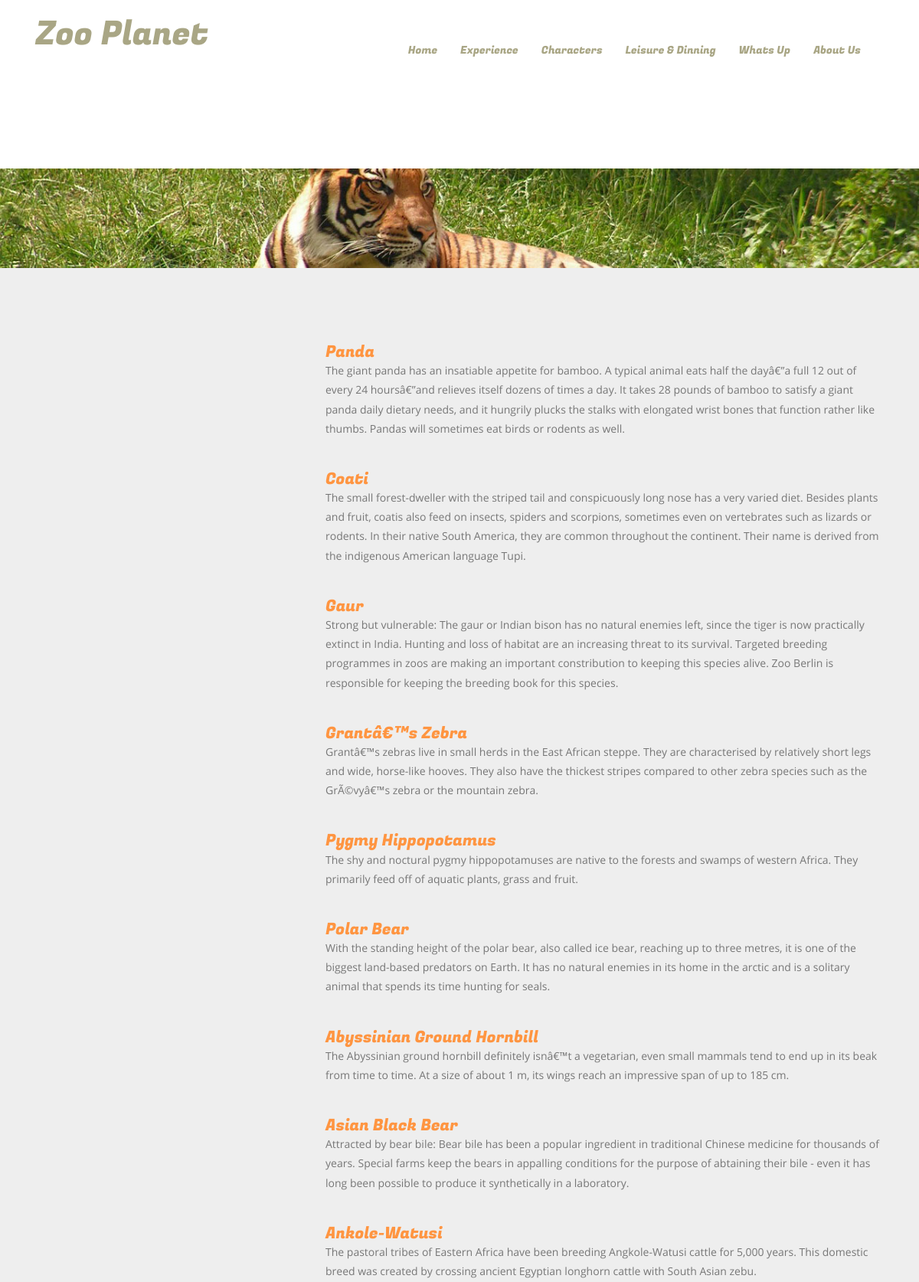
The app's page /page.php?id=1&parent_id=0 (upper part) with its own data.
### tables this page shows
CREATE TABLE `category` (
  `id` int(11) NOT NULL,
  `cate_name` varchar(250) NOT NULL,
  `parent_id` int(11) NOT NULL DEFAULT '0',
  `user` int(11) NOT NULL,
  `status` int(11) NOT NULL DEFAULT '1'
);

CREATE TABLE `content` (
  `content_id` int(11) NOT NULL,
  `title` varchar(250) NOT NULL,
  `detail` text,
  `cate_id` int(11) NOT NULL,
  `user_id` int(11) NOT NULL,
  `img_id` varchar(250) DEFAULT NULL,
  `date_post` datetime NOT NULL DEFAULT CURRENT_TIMESTAMP
);

### page.php (the view, shortened to what this page needs)
<?php
    include("./common/cm-header.php");
?>
<div class="banner-header">
</div>
<div class="events">
<?php
    if (!empty($_GET['id'])) {
        $conn = conn_db();
        $g_id = $_GET["id"];
        $g_parent_id = $_GET["parent_id"];
        if ($g_parent_id == 0) {
            $sql_id = "SELECT * FROM category WHERE parent_id = {$g_id}";
            $query_id = mysqli_query($conn, $sql_id);
            if (mysqli_num_rows($query_id) > 0) {
                while ($_category = mysqli_fetch_assoc($query_id)) {
                    $sql_content = "SELECT * FROM content left join category on content.cate_id = category.id WHERE category.id = {$_category['id']} ORDER BY content_id DESC";
                    $query_content = mysqli_query($conn, $sql_content);
                    if (mysqli_num_rows($query_content) > 0) {
                        ?>
                        <h3><?=$_category['cate_name']?></h3>
                        <?php
                        while ($_content = mysqli_fetch_assoc($query_content)) {
                            if ($_category['cate_name'] == "Dinning") {
                                ?>
                                <div class="container">
                                    <div class="events-grids event-img">
                                        <div class="col-md-4 event-grid1">
                                            <h4><?=$_content['title']?></h4>
                                            <button class="btn" type="button" style="background-color:#ff9541;"><h4><a href="<?="http://localhost/zoo/detail.php?id={$_content['content_id']}" ?>">Menu</a></h4></button>
                                        </div>
                                        <div class="col-md-8 event-grid">
                                            <p><?=$_content['detail']?></p>
                                        </div>
                                    </div>
                                    <div class="clear-fix"></div>
                                </div>
                                <?php
                            } else {
                                ?>
                                <div class="container">
                                    <div class="events-grids event-img">
                                        <div class="col-md-4 event-grid">
                                            <img style="width:300px;" class="img-responsive" src="./admin/uploads/<?php echo $_content['img_id']; ?>" class="img-responsive" alt="" />
                                        </div>
                                        <div class="col-md-8 event-grid1">
                                            <h4><?=$_content['title']?></h4>
                                            <p><?=$_content['detail']?></p>
                                        </div>
                                    </div>
                                    <div class="clear-fix"></div>
                                </div>
                                <?php
                            }
                        }
                    }
                }
            } else {
                $sql_parent_content = "SELECT * FROM content left join category on content.cate_id = category.id WHERE category.id = {$g_id} ORDER BY content_id DESC";
                $query_parent_content = mysqli_query($conn, $sql_parent_content);
                if (mysqli_num_rows($query_parent_content) > 0) {
                    while ($_parent_content = (mysqli_fetch_assoc($query_parent_content))) {
                    ?>
                    <div class="container">
                        <div class="events-grids event-img">
                            <div class="col-md-4 event-grid">
                            </div>
                            <div class="col-md-8 event-grid1">
                                <h4><?=$_parent_content['title']?></h4>
                                <p><?=$_parent_content['detail']?></p>
                            </div>
                        </div>
                    </div>
                <?php
                    }
                }
            }
        }
    }
?>
</div>
<?php
    include("./common/cm-footer.php");
?>

### common/cm-header.php (shortened to what this page needs)
<?php
    function loop_array($array = array(), $parent_id = 0) {
        if (!empty($array[$parent_id])) { ?>
            <ul class="nav navbar-nav">
            <?php
            foreach($array[$parent_id] as $item) {
                ?>
                <li >
                    <a href="<?="http://localhost/zoo/page.php?id={$item['id']}&parent_id={$item['parent_id']}" ?>"><?=$item["cate_name"]?></a>
                    <?php
                        while (loop_array($array, $item['id'])) { ?>
                    <?php
                        }
                    ?>
                </li>
                <?php
            }
            ?>
            </ul><?php
        }
    }
    function display_menu() {
        $conn = conn_db();
        $sql = "SELECT * FROM category WHERE category.status = 1";
        $query = mysqli_query($conn, $sql);
        $array = array();
        if (mysqli_num_rows($query)) {
            while ($row = mysqli_fetch_array($query)) {
                $array[$row['parent_id']][] = $row;
            }
            loop_array($array);
        }
    }
?>
<!DOCTYPE HTML>
<html>
<head>
<link href="css/bootstrap.css" rel="stylesheet" type="text/css" media="all">
<link href="css/style.css" rel="stylesheet" type="text/css" media="all" />
</head>
<body>
<div class="logo">
</div>
    <div class="header">
        <div class="container">
            <div class="header-top">
                <nav class="navbar navbar-default">
                    <div class="container-fluid">
                        <div class="navbar-header">
                            <div class="navbar-brand logo">
                                <h1><a href="index.php">zoo planet</a></h1>
                            </div>
                        </div>
                    <div class="collapse navbar-collapse" id="bs-example-navbar-collapse-1">
                        <ul class="nav navbar-nav">
                            <?php
                            echo "<ul class='nav navbar-nav'><li><a href='http://localhost/zoo/about-us.php'>About Us</a></li></ul>";
                            echo "<ul class='nav navbar-nav'><li><a href='http://localhost/zoo/whats-up.php'>Whats Up</a></li></ul>";
                            display_menu();
                            echo "<ul class='nav navbar-nav'><li><a href='http://localhost/zoo/experience.php'>Experience</a></li></ul>";
                            echo "<ul class='nav navbar-nav'><li><a href='http://localhost/zoo/index.php'>Home</a></li></ul>";
                            ?>
                        </ul>
                    </div>
</div>
                </nav>
            </div>
        </div>
    </div>

### css/style.css (style rules this page uses)
body a { transition:0.5s all; -webkit-transition:0.5s all; -moz-transition:0.5s all; -o-transition:0.5s all; -ms-transition:0.5s all; }
h1,h2,h3,h4,h5,h6 { padding:0 0; margin:0 0; }
p { padding:0 0; margin:0 0; }
ul { padding:0 0; margin:0 0; }
body { padding:0 0; margin:0 0; font-family: 'OpenSans-Regular' }
.header-top { padding: 2em 0; background-color: #fff; }
.navbar-brand { float: left; margin-left: 0.8em; }
.navbar-nav { float: right; margin: 0; }
.navbar-brand h1 a { text-decoration: none; color:#a9a685; font-size: 1.2em; font-family: 'FugazOne-Regular'; text-transform: capitalize; }
.navbar-default .navbar-nav > li > a { color: #a9a685; font-family: 'FugazOne-Regular'; }
.navbar { position: relative; min-height: 50px; margin-bottom: 0; border: 1px solid transparent; }
.navbar-brand { float: left; height: 0px; padding: 0px 15px; font-size: 18px; line-height: 20px; }
.navbar-default { border-color: #fff!important; background-color: #fff; }
.events { padding: 4em 0; text-align:center; background-color: #eee; }
.event-grid1 h4 { font-size: 1.5em; color: #ff9541; font-family: 'FugazOne-Regular'; text-align: left; }
.event-grid1 p { font-size: 1em; color: #777; line-height: 1.8em; text-align: left; }
.events-grids { margin-top: 3em; }
.banner-header { background: url("../images/banner1.jpg")no-repeat 0px 0px; background-size: cover; min-height: 140px; text-align:center; padding: 4em 0 0; }
@media (max-width:1440px) { .banner-header { min-height: 130px; } }

### common/cm-header.php (style rules this page uses)
.header-top { padding: 0px !important; }
.navbar-nav li { position: relative; display: inline-block !important; margin-top: 20px !important; }
.header-top { height: 200px; }

### records on screen
category: cate_name "Characters"
category: cate_name "Leisure & Dinning"
content: title "Panda", detail "The giant panda has an insatiable appetite for bamboo. A typical animal eats half the dayâ€”a full 12 out of every 24 hoursâ€”and relieves itself dozens of times a day. It takes 28 pounds of bamboo to satisfy a giant panda daily dietary needs, and it hungrily plucks the stalks with elongated wrist bones that function rather like thumbs. Pandas will sometimes eat birds or rodents as well."
content: title "Coati", detail "The small forest-dweller with the striped tail and conspicuously long nose has a very varied diet. Besides plants and fruit, coatis also feed on insects, spiders and scorpions, sometimes even on vertebrates such as lizards or rodents. In their native South America, they are common throughout the continent. Their name is derived from the indigenous American language Tupi."
content: title "Gaur", detail "Strong but vulnerable: The gaur or Indian bison has no natural enemies left, since the tiger is now practically extinct in India. Hunting and loss of habitat are an increasing threat to its survival. Targeted breeding programmes in zoos are making an important constribution to keeping this species alive. Zoo Berlin is responsible for keeping the breeding book for this species."
content: title "Grantâ€™s Zebra", detail "Grantâ€™s zebras live in small herds in the East African steppe. They are characterised by relatively short legs and wide, horse-like hooves. They also have the thickest stripes compared to other zebra species such as the GrÃ©vyâ€™s zebra or the mountain zebra."
content: title "Pygmy Hippopotamus", detail "The shy and noctural pygmy hippopotamuses are native to the forests and swamps of western Africa. They primarily feed off of aquatic plants, grass and fruit."
content: title "Polar Bear", detail "With the standing height of the polar bear, also called ice bear, reaching up to three metres, it is one of the biggest land-based predators on Earth. It has no natural enemies in its home in the arctic and is a solitary animal that spends its time hunting for seals."
content: title "Abyssinian Ground Hornbill", detail "The Abyssinian ground hornbill definitely isnâ€™t a vegetarian, even small mammals tend to end up in its beak from time to time. At a size of about 1 m, its wings reach an impressive span of up to 185 cm."
content: title "Asian Black Bear", detail "Attracted by bear bile: Bear bile has been a popular ingredient in traditional Chinese medicine for thousands of years. Special farms keep the bears in appalling conditions for the purpose of abtaining their bile - even it has long been possible to produce it synthetically in a laboratory."
content: title "Ankole-Watusi", detail "The pastoral tribes of Eastern Africa have been breeding Angkole-Watusi cattle for 5,000 years. This domestic breed was created by crossing ancient Egyptian longhorn cattle with South Asian zebu."
